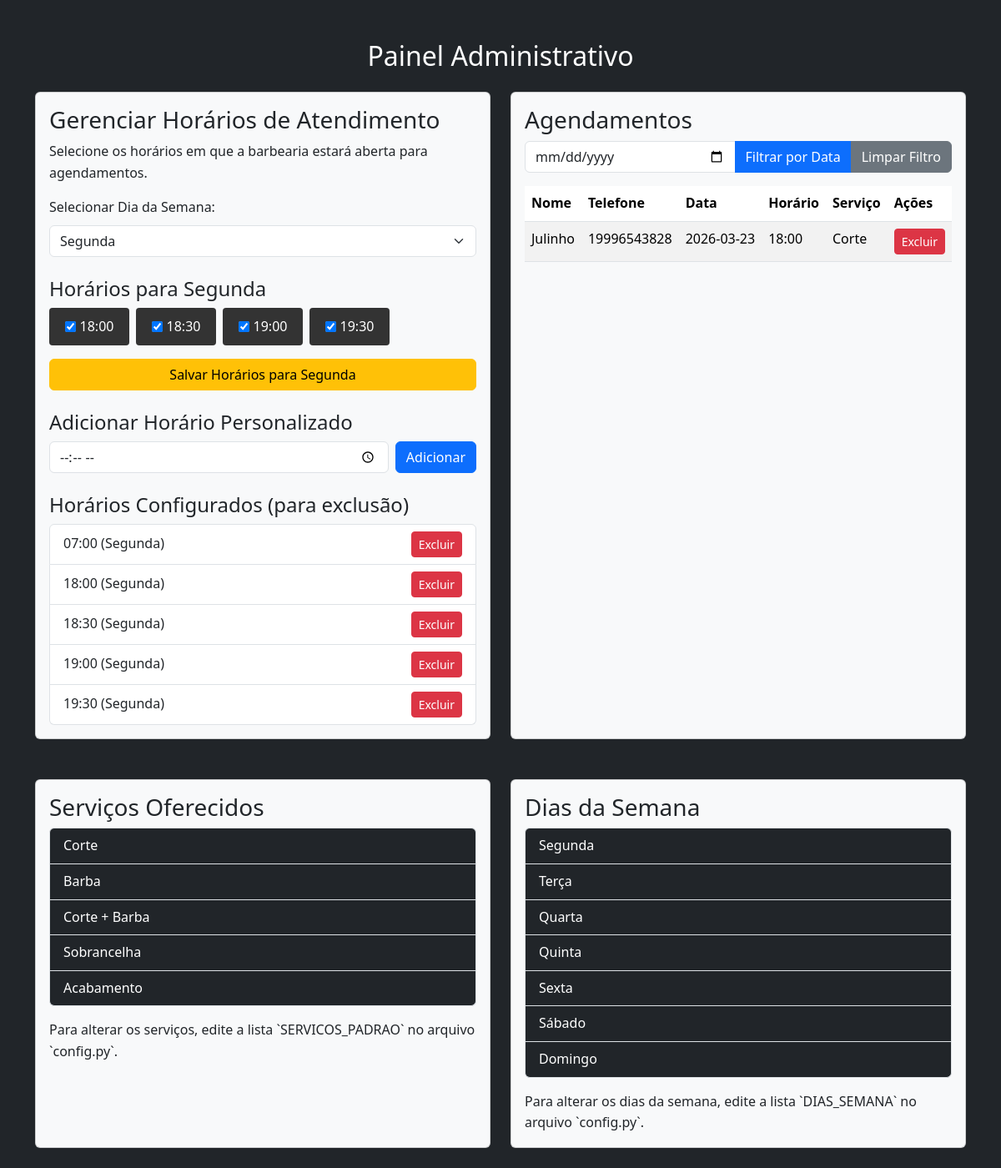
/admin (signed in), run on the app's committed database.
### tables this page shows
CREATE TABLE horarios(id INTEGER PRIMARY KEY AUTOINCREMENT, horario TEXT NOT NULL, dia_semana TEXT NOT NULL, UNIQUE(horario, dia_semana));

CREATE TABLE agendamentos(id INTEGER PRIMARY KEY AUTOINCREMENT, nome TEXT, telefone TEXT, data TEXT, horario TEXT, servico TEXT);

### app.py (the view, shortened to what this page needs)
@app.route("/admin", methods=["GET", "POST"])
def admin():
    if not g.user:
        flash("Você precisa estar logado para acessar esta página.", "warning")
        return redirect(url_for("login"))
    db = get_db()
    cursor = db.cursor()
    data_filtro = None
    dia_selecionado = request.args.get("dia", "Segunda") # Dia padrão para exibir no admin
    cursor.execute("SELECT id, horario FROM horarios WHERE dia_semana=? ORDER BY horario", (dia_selecionado,))
    horarios_configurados_com_id = cursor.fetchall()
    horarios_configurados = [h[1] for h in horarios_configurados_com_id]
    horarios_base_dia_admin = []
    if dia_selecionado in Config.HORARIOS_POR_DIA:
        for inicio_str, fim_str in Config.HORARIOS_POR_DIA[dia_selecionado]:
            inicio_hora, inicio_min = map(int, inicio_str.split(":"))
            fim_hora, fim_min = map(int, fim_str.split(":"))
            current_time = datetime.datetime(1, 1, 1, inicio_hora, inicio_min)
            end_time = datetime.datetime(1, 1, 1, fim_hora, fim_min)
            while current_time < end_time:
                horarios_base_dia_admin.append(current_time.strftime("%H:%M"))
                current_time += datetime.timedelta(minutes=30)
    if data_filtro:
        cursor.execute("SELECT * FROM agendamentos WHERE data=? ORDER BY horario", (data_filtro,))
    else:
        cursor.execute("SELECT * FROM agendamentos ORDER BY data, horario")
    agendamentos = cursor.fetchall()
    return render_template(
        "admin.html",
        horarios_disponiveis=horarios_base_dia_admin,
        horarios_configurados=horarios_configurados,
        horarios_configurados_com_id=horarios_configurados_com_id,
        servicos=Config.SERVICOS_PADRAO,
        dias_semana=Config.DIAS_SEMANA,
        dia_selecionado=dia_selecionado,
        agendamentos=agendamentos,
        data_filtro=data_filtro
    )

### app.py (called while the page is built)
@app.before_request
def load_logged_in_user():
    user_id = session.get("logado")
    if user_id is None:
        g.user = None
    else:
        g.user = user_id

### database.py (called while the page is built)
def get_db():
    if 'db' not in g:
        g.db = sqlite3.connect(
            Config.DATABASE,
            detect_types=sqlite3.PARSE_DECLTYPES
        )
        g.db.row_factory = sqlite3.Row
    return g.db

### templates/admin.html (shortened to what this page needs)
<!DOCTYPE html>
<html lang="pt-br">
<head>
    <link href="https://cdn.jsdelivr.net/npm/bootstrap@5.3.2/dist/css/bootstrap.min.css" rel="stylesheet">
    <link rel="stylesheet" href="/static/style.css">
</head>
<body class="bg-dark d-flex flex-column min-vh-100">
    <main class="container mt-5 flex-grow-1 text-white">
        <h2 class="mb-4 text-center">Painel Administrativo</h2>
        <div class="row">
            <div class="col-md-6 mb-4">
                <div class="card bg-light text-dark h-100">
                    <div class="card-body">
                        <h3 class="card-title">Gerenciar Horários de Atendimento</h3>
                        <p class="card-text">Selecione os horários em que a barbearia estará aberta para agendamentos.</p>
                        <form method="GET" action="{{ url_for("admin") }}" class="mb-3">
                            <label for="selectDia" class="form-label">Selecionar Dia da Semana:</label>
                            <select id="selectDia" name="dia" class="form-select mb-3" onchange="this.form.submit()">
                                {% for dia in dias_semana %}
                                <option value="{{ dia }}" {% if dia == dia_selecionado %}selected{% endif %}>{{ dia }}</option>
                                {% endfor %}
                            </select>
                        </form>
                        <form method="POST" action="{{ url_for("admin") }}">
                            <h4 class="mt-4">Horários para {{ dia_selecionado }}</h4>
                            <div class="agenda-admin-grid mb-3">
                                {% for h in horarios_disponiveis %}
                                <label class="slot-admin">
                                    <input type="checkbox" name="horarios" value="{{ h }}"
                                        {% if h in horarios_configurados %}checked{% endif %}>
                                    <span>{{ h }}</span>
                                </label>
                                {% endfor %}
                            </div>
                            <button type="submit" class="btn btn-warning w-100">Salvar Horários para {{ dia_selecionado }}</button>
                        </form>
                        <h4 class="mt-4">Adicionar Horário Personalizado</h4>
                        <form method="POST" action="{{ url_for("admin") }}" class="mb-3" name="add_horario_form">
                            <div class="d-flex">
                                <input type="time" name="horario_personalizado" class="form-control me-2" required>
                                <button type="submit" class="btn btn-primary">Adicionar</button>
                            </div>
                        </form>
                        <h4 class="mt-4">Horários Configurados (para exclusão)</h4>
                        <ul class="list-group">
                            {% for h_id, h_horario in horarios_configurados_com_id %}
                            <li class="list-group-item d-flex justify-content-between align-items-center">
                                {{ h_horario }} ({{ dia_selecionado }})
                                <a href="{{ url_for("excluir_horario", id_horario=h_id) }}" class="btn btn-danger btn-sm">Excluir</a>
                            </li>
                            {% else %}
                            <li class="list-group-item">Nenhum horário configurado para {{ dia_selecionado }}.</li>
                            {% endfor %}
                        </ul>
                    </div>
                </div>
            </div>
            <div class="col-md-6 mb-4">
                <div class="card bg-light text-dark h-100">
                    <div class="card-body">
                        <h3 class="card-title">Agendamentos</h3>
                        <form method="POST" action="{{ url_for('admin') }}" class="mb-3">
                            <div class="input-group">
                                <input type="date" name="data_filtro" class="form-control" value="{{ data_filtro if data_filtro else '' }}">
                                <button type="submit" class="btn btn-primary">Filtrar por Data</button>
                                <a href="{{ url_for('admin') }}" class="btn btn-secondary">Limpar Filtro</a>
                            </div>
                        </form>
                        <div class="table-responsive">
                            <table class="table table-striped table-hover text-dark">
                                <thead>
                                    <tr>
                                        <th>Nome</th>
                                        <th>Telefone</th>
                                        <th>Data</th>
                                        <th>Horário</th>
                                        <th>Serviço</th>
                                        <th>Ações</th>
                                    </tr>
                                </thead>
                                <tbody>
                                    {% for agendamento in agendamentos %}
                                    <tr>
                                        <td>{{ agendamento.nome }}</td>
                                        <td>{{ agendamento.telefone }}</td>
                                        <td>{{ agendamento.data }}</td>
                                        <td>{{ agendamento.horario }}</td>
                                        <td>{{ agendamento.servico }}</td>
                                        <td>
                                            <a href="{{ url_for('excluir_agendamento', id_agendamento=agendamento.id) }}" class="btn btn-danger btn-sm">Excluir</a>
                                        </td>
                                    </tr>
                                    {% else %}
                                    <tr>
                                        <td colspan="6" class="text-center">Nenhum agendamento encontrado.</td>
                                    </tr>
                                    {% endfor %}
                                </tbody>
                            </table>
                        </div>
                    </div>
                </div>
            </div>
        </div>
        <div class="row mt-4">
            <div class="col-md-6 mb-4">
                <div class="card bg-light text-dark h-100">
                    <div class="card-body">
                        <h3 class="card-title">Serviços Oferecidos</h3>
                        <ul class="list-group">
                            {% for servico in servicos %}
                            <li class="list-group-item bg-dark text-white">{{ servico }}</li>
                            {% endfor %}
                        </ul>
                        <p class="card-text mt-3">Para alterar os serviços, edite a lista `SERVICOS_PADRAO` no arquivo `config.py`.</p>
                    </div>
                </div>
            </div>
            <div class="col-md-6 mb-4">
                <div class="card bg-light text-dark h-100">
                    <div class="card-body">
                        <h3 class="card-title">Dias da Semana</h3>
                        <ul class="list-group">
                            {% for dia in dias_semana %}
                            <li class="list-group-item bg-dark text-white">{{ dia }}</li>
                            {% endfor %}
                        </ul>
                        <p class="card-text mt-3">Para alterar os dias da semana, edite a lista `DIAS_SEMANA` no arquivo `config.py`.</p>
                    </div>
                </div>
            </div>
        </div>
    </main>
</body>
</html>

### static/style.css (style rules this page uses)
:root { --bg-dark: #111; --bg-card: #222; --primary: #ff7a00; --primary-hover: #ff6600; --success: #28a745; --success-hover: #1e7e34; --text-white: #ffffff; --text-muted: #aaaaaa; --danger: #dc3545; --transition-fast: 0.2s ease; --transition-slow: 0.4s ease; --border-radius: 8px; }
* { box-sizing: border-box; margin: 0; padding: 0; }
html { scroll-behavior: smooth; }
body { font-family: 'Segoe UI', Roboto, Helvetica, Arial, sans-serif; background-color: var(--bg-dark); color: var(--text-white); line-height: 1.6; overflow-x: hidden; opacity: 0; transition: opacity var(--transition-slow); }
body.fade-in { opacity: 1; }
input, select { width: 100%; padding: 14px; background: #333; border: 1px solid #444; border-radius: var(--border-radius); color: white; font-size: 1rem; transition: border-color var(--transition-fast); }
.card-body form[name="add_horario_form"] { display: block !important; visibility: visible !important; }
.card-body form[name="add_horario_form"] .d-flex { display: flex !important; align-items: center; }
.card-body form[name="add_horario_form"] .btn { display: block !important; visibility: visible !important; }
.agenda-admin-grid { display: grid; grid-template-columns: repeat(auto-fill, minmax(80px, 1fr)); gap: 8px; }
.slot-admin { display: flex; align-items: center; justify-content: center; background: #333; color: var(--text-white); padding: 10px; border-radius: 4px; cursor: pointer; }
.slot-admin input { width: auto; margin-right: 5px; margin-bottom: 0; }

### data on the page
horarios: horario "07:00", dia_semana "Segunda"
horarios: horario "18:00", dia_semana "Segunda"
horarios: horario "18:30", dia_semana "Segunda"
horarios: horario "19:00", dia_semana "Segunda"
horarios: horario "19:30", dia_semana "Segunda"
agendamentos: nome "Julinho", telefone "19996543828", data "2026-03-23", horario "18:00", servico "Corte"

### other printed values
{{ dia_selecionado }} "Segunda"
{{ h }} "18:00" "18:30" "19:00" "19:30"
{{ servico }} "Corte" "Barba" "Corte + Barba" "Sobrancelha" "Acabamento"
{{ dia }} "Segunda" "Terça" "Quarta" "Quinta" "Sexta" "Sábado" "Domingo"
form field dia "Segunda"
